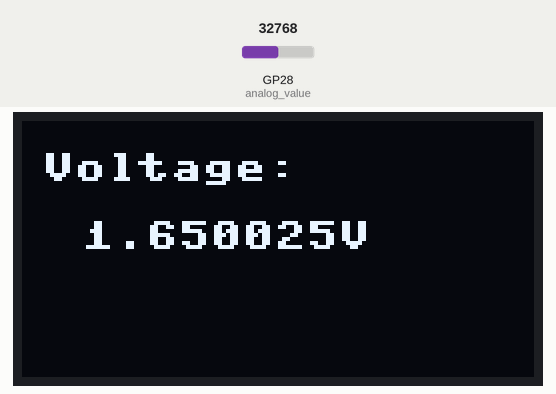
This program was run on a simulated Raspberry Pi Pico running MicroPython. Shown: 128×64 one-colour display. The inputs (shaded band) are chosen by the test bench; at power-on: GP28 (analog_value) = 32768 (analog values on the 0–65535 scale). Library files of the repository ran but are not shown: ssd1306.py; what the program prints to the serial console is not drawn.

Above: at 2.3 s.
2.4 s: GP28 (analog_value) set to 45874
At 5.0 s:
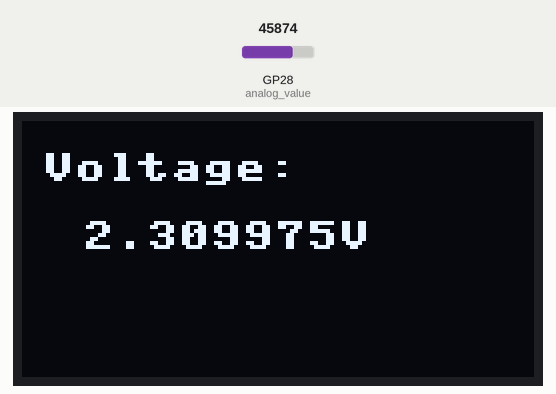
5.3 s: GP28 (analog_value) set to 57670
At 6.9 s:
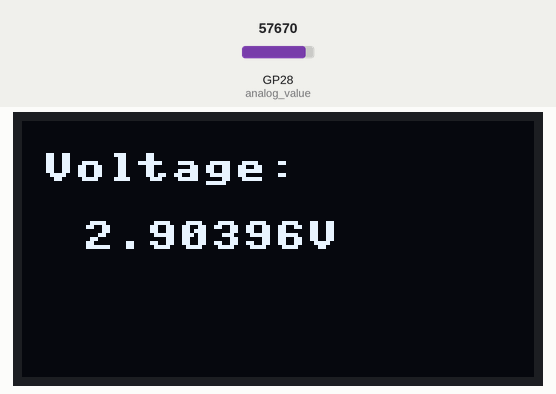
7.8 s: GP28 (analog_value) set to 65535
At 9.8 s:
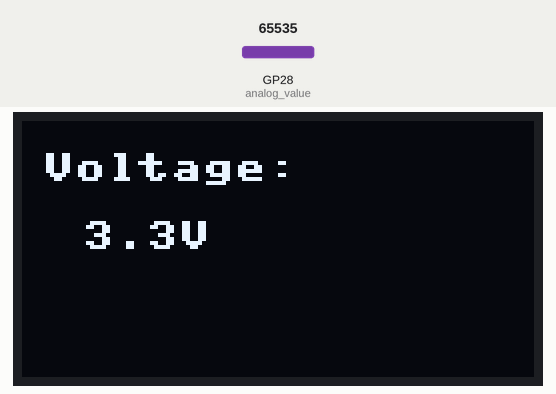
Timing chart, 0 to 11.3 s (numbered marks = the images above; inputs shaded):
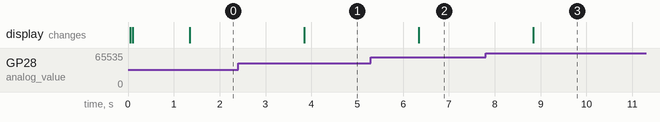

The program:

main.py
```python
# Display Image & text on I2C driven ssd1306 OLED display
from machine import Pin, I2C, ADC
from ssd1306 import SSD1306_I2C

import utime


analog_value = machine.ADC(28)
conversion_factor = 3.3 / (65535)


WIDTH  = 128                                            # oled display width
HEIGHT = 64                                            # oled display height

i2c = I2C(0, scl=Pin(17), sda=Pin(16), freq=200000)       # Init I2C using pins GP8 & GP9 (default I2C0 pins)


oled = SSD1306_I2C(WIDTH, HEIGHT, i2c)                  # Init oled display


 # Clear the oled display in case it has junk on it.
oled.fill(0)

# Add some text
oled.text("CIRCUIT",5,8)
oled.text("DIGEST",45,18)
oled.text("ADC",28,40)

# Finally update the oled display so the image & text is displayed
oled.show()
utime.sleep(1)

while True:

    oled.fill(0)
    reading = analog_value.read_u16()
    print("ADC: ",reading)
    utime.sleep(0.2)
    voltageValue = reading* conversion_factor


    oled.text("Voltage:",5,8)
    oled.text(str(voltageValue)+"V",15,25)
    oled.show()
    utime.sleep(1)
    
```

Measured:
- after the input at 2.4 s, the display: changes after 1.4 s (image 1)
- after the input at 5.3 s, the display: changes after 1.0 s (image 2)
- after the input at 7.8 s, the display: changes after 1.0 s (image 3)
